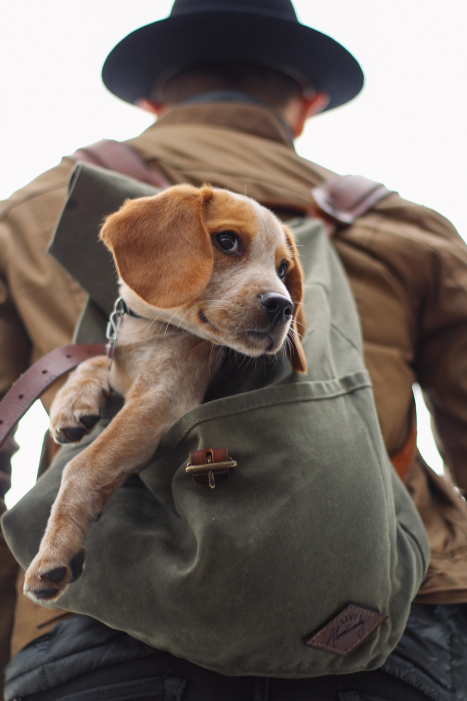
#> input picture Data/dog_backpack.jpg, 934 x 1401 px, found by its file name (shown at 1/2 size)
$ jupyter execute --allow-errors 'Image Basics with openCV.ipynb'
#> lines starting #> are read from the running program, lines starting #| are printed output that depends on the picture; after the words box and inside, x2 and y2 are one past the last pixel; in counts of white or black regions, pixels touching at a corner belong together
[cell 1]
### Image Basics with OpenCV

#### Goals
#### Begin bulding an understaning of how to use opencv library
#### Specifically how to open images and draw on them
#### Directly interact with an image through callback

#### OpenCV(Open source Computer Vision)
#### libraby of programming functions mailnly aimed at real-time computer vision(Computer vision: Using a computer to analyse images and videos in the same way as human does) Created by Intel in 1999, written in C++

####  Intro to images-openCV basics- opening image files

[cell 2]
import numpy as np
import matplotlib.pyplot as plt
import cv2

[cell 3]
# most common open cv error
#if u give wrong path for the image
img = cv2.imread("C:/Users/vasukisriram/Downloads/test/00.png")
type(img)

[cell 4]
# If type of an image returns NoneType which means your image path is not correct
img1 = cv2.imread('../Data/1.jpg') # there is no image called 1.jpg
type(img1)

#> (a cell that did not finish here is left out)

#> (a cell that did not finish here is left out)

[cell 7]
## read image as grayscale
#default imshow takes darker values and shows them in blue lighter values in yellowish
img_gray = cv2.imread("C:/Users/vasukisriram/Downloads/test/00.png",cv2.IMREAD_GRAYSCALE)
#> (the rest of this cell did not finish here and is left out)

#> (a cell that did not finish here is left out)

#> (a cell that did not finish here is left out)

#> (a cell that did not finish here is left out)

[cell 11]
## resize with particular ratio
w_ratio = 0.5
h_ratio = 0.5
#> (the rest of this cell did not finish here and is left out)

#> (a cell that did not finish here is left out)

#> (a cell that did not finish here is left out)

#> (a cell that did not finish here is left out)

[cell 15]
# waitkey window displaying image name as puppy
img = cv2.imread("C:/Users/vasukisriram/Downloads/test/00.png")
import cv2
cv2.imshow('Puppy',img)
cv2.waitKey()

[cell 16]
# saving as new image
# cv2.imwrite('flip.jpg',n_img)

# larger display size
fig = plt.figure(figsize=(10,8))
fig = plt.figure(figsize=(20,50))
ax = fig.add_subplot(111)
#> (the rest of this cell did not finish here and is left out)

[cell 17]
####  Drawing on Images Basic shapes-Text-Polygons

# create a blank image
blank_img = np.zeros(shape=(512,512,3),dtype=np.int16)
plt.imshow(blank_img)

[cell 18]
blank_img.shape

[cell 19]
#draw rectangle on the blank image

# Syntax: cv2.rectangle(image, start_point, end_point, color, thickness)

# Parameters:
# image: It is the image on which rectangle is to be drawn.
# start_point: It is the starting coordinates of rectangle. The coordinates are represented as tuples of two values i.e. (X coordinate value, Y coordinate value).
# end_point: It is the ending coordinates of rectangle. The coordinates are represented as tuples of two values i.e. (X coordinate value, Y coordinate value).
# color: It is the color of border line of rectangle to be drawn. For BGR, we pass a tuple. eg: (255, 0, 0) for blue color.
# thickness: It is the thickness of the rectangle border line in px. Thickness of -1 px will fill the rectangle shape by the specified color.

# Return Value: It returns an image.
#pt1 - top left corner
#pt2 - bottom right corner
cv2.rectangle(blank_img,pt1 =(200,200),pt2=(300,300),thickness=10,color=(255,0,0))

plt.imshow(blank_img)

[cell 20]
cv2.rectangle(blank_img,(384,0),(510,128),color = (0,255,0),thickness = 5)
cv2.rectangle(blank_img,(200,0),(0,200),(255,0,0),5)
cv2.rectangle(blank_img,(100,500),(0,400),(0,0,255),5)
plt.imshow(blank_img)

[cell 21]
# Syntax: cv2.circle(image, center_coordinates, radius, color, thickness)

# Parameters:
# image: It is the image on which circle is to be drawn.
# center_coordinates: It is the center coordinates of circle. The coordinates are represented as tuples of two values i.e. (X coordinate value, Y coordinate value).
# radius: It is the radius of circle.
# color: It is the color of border line of circle to be drawn. For BGR, we pass a tuple. eg: (255, 0, 0) for blue color.
# thickness: It is the thickness of the circle border line in px. Thickness of -1 px will fill the circle shape by the specified color.
# Return Value: It returns an image.

# draw circles
cv2.circle(blank_img,center=(256,256),radius=50,color=(0,255,0),thickness=5)
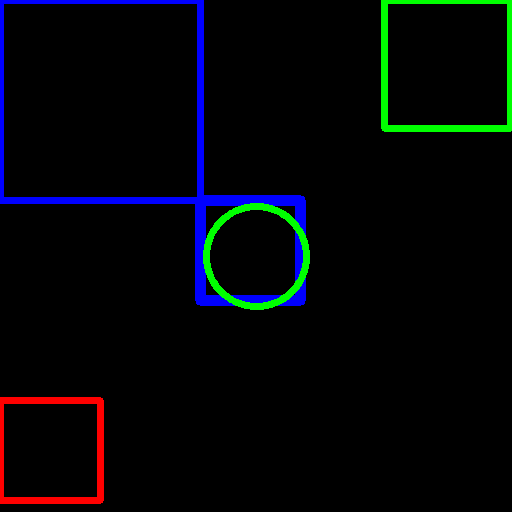
#> blank_img: shape (512, 512, 3) int16; mean of channels 0, 1, 2 7.6, 5, 2.4; drawn as B, G, R

plt.imshow(blank_img)

[cell 22]
## to draw filled in circles are images give thickness as negative 1(-1)
cv2.circle(blank_img,center=(400,400),radius=50,color=(0,255,0),thickness=-1)
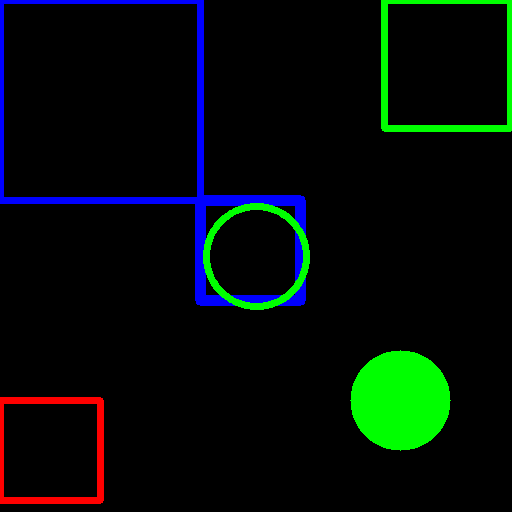
#> blank_img: shape (512, 512, 3) int16; 2.99% of pixels changed, all inside (x1, y1, x2, y2) = (350, 350, 451, 451); drawn as B, G, R
plt.imshow(blank_img)

[cell 23]
# Syntax: cv2.line(image, start_point, end_point, color, thickness)

# Parameters:
# image: It is the image on which line is to be drawn.
# start_point: It is the starting coordinates of line. The coordinates are represented as tuples of two values i.e. (X coordinate value, Y coordinate value).
# end_point: It is the ending coordinates of line. The coordinates are represented as tuples of two values i.e. (X coordinate value, Y coordinate value).
# color: It is the color of line to be drawn. For BGR, we pass a tuple. eg: (255, 0, 0) for blue color.
# thickness: It is the thickness of the line in px.

# Return Value: It returns an image.

# to draw line
cv2.line(blank_img,pt1=(0,0),pt2=(512,512),color=(0,0,255),thickness=3)
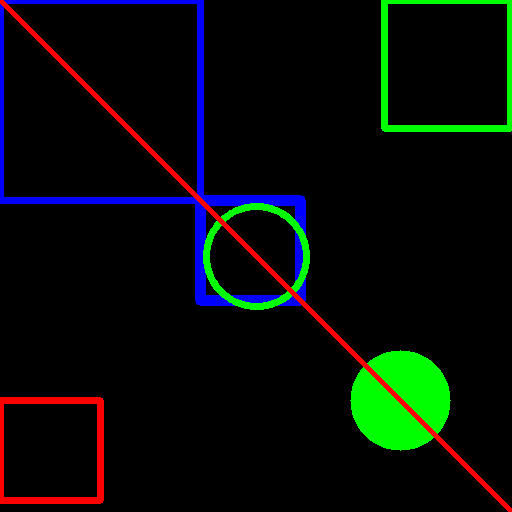
#> blank_img: shape (512, 512, 3) int16; 1.36% of pixels changed, all inside (x1, y1, x2, y2) = (0, 0, 512, 512); drawn as B, G, R
plt.imshow(blank_img)

[cell 24]
# Syntax: cv2.putText(image, text, org, font, fontScale, color[, thickness[, lineType[, bottomLeftOrigin]]])

# Parameters:
# image: It is the image on which text is to be drawn.
# text: Text string to be drawn.
# org: It is the coordinates of the bottom-left corner of the text string in the image. The coordinates are represented as tuples of two values i.e. (X coordinate value, Y coordinate value).
# font: It denotes the font type. Some of font types are FONT_HERSHEY_SIMPLEX, FONT_HERSHEY_PLAIN, , etc.
# fontScale: Font scale factor that is multiplied by the font-specific base size.
# color: It is the color of text string to be drawn. For BGR, we pass a tuple. eg: (255, 0, 0) for blue color.
# thickness: It is the thickness of the line in px.
# lineType: This is an optional parameter.It gives the type of the line to be used.
# bottomLeftOrigin: This is an optional parameter. When it is true, the image data origin is at the bottom-left corner. Otherwise, it is at the top-left corner.

# Return Value: It returns an image.

# add text to image
font = cv2.FONT_HERSHEY_SIMPLEX
cv2.putText(blank_img,text='Arey!!!',org=(10,400),fontFace = font,
            fontScale=4,color=(255,255,255),thickness = 3,\
            lineType=cv2.LINE_AA)
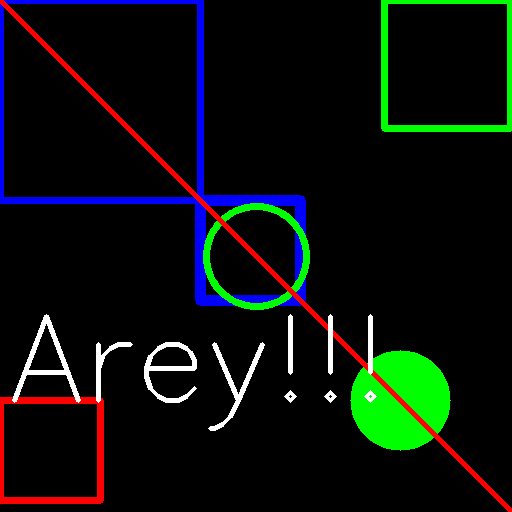
#> blank_img: shape (512, 512, 3) int16; 1.7% of pixels changed, all inside (x1, y1, x2, y2) = (12, 314, 377, 431); drawn as B, G, R
plt.imshow(blank_img)

[cell 25]
## custom polygons
new_bl_img = np.zeros(shape=(512,512,3),dtype=np.int32)
plt.imshow(new_bl_img)

[cell 26]
vertices = np.array([[100,300],[200,200],[400,100],[300,400]],dtype=np.int32)
vertices

[cell 27]
# cv2 needs a 3 dimension whereas our vertices are in 2 D
pts = vertices.reshape((-1,1,2))
pts.shape

[cell 28]
# Syntax: cv2.polylines(image, [pts], isClosed, color, thickness)

# Parameters:
# image: It is the image on which circle is to be drawn.
# pts: Array of polygonal curves.
# npts: Array of polygon vertex counters.
# ncontours: Number of curves.
# isClosed: Flag indicating whether the drawn polylines are closed or not. If they are closed, the function draws a line from the last vertex of each curve to its first
# vertex.
# color: It is the color of polyline to be drawn. For BGR, we pass a tuple.
# thickness: It is thickness of the polyline edges.

cv2.polylines(new_bl_img,[pts],isClosed= True,color=(255,255,255),thickness=10)
plt.imshow(new_bl_img)
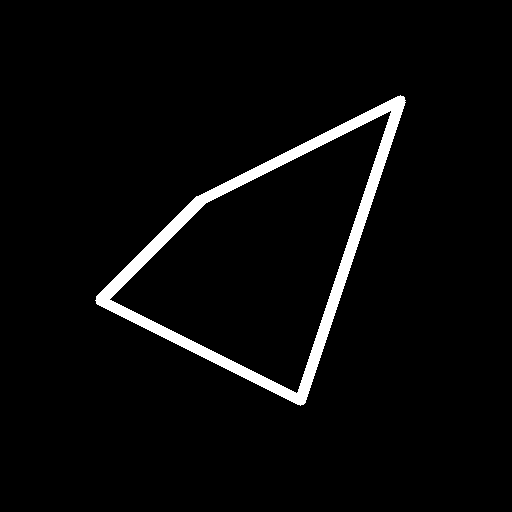
#> shown: shape (512, 512, 3); 3.7% white; 1 white region, box (x1, y1, x2, y2) and area: (95, 95, 406, 406) 9734

[cell 29]
blank_img1 = np.zeros((512,512,3),np.int32)
vertices = np.array([[100,300],[200,200],[400,300],[200,400]],np.int32)
pts = vertices.reshape((-1,1,2))
pts
cv2.polylines(blank_img,[pts],True,(0,255,0),5)
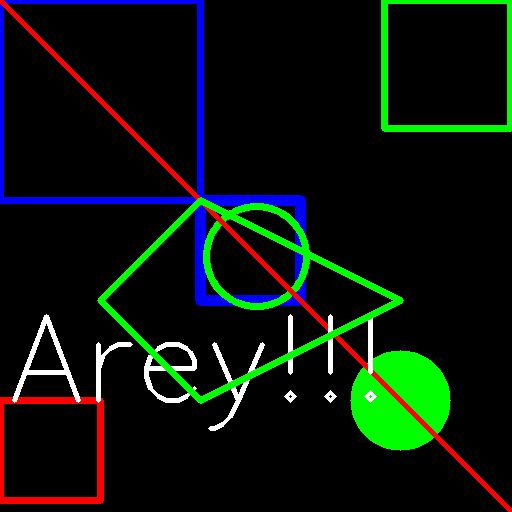
#> blank_img: shape (512, 512, 3) int16; 1.78% of pixels changed, all inside (x1, y1, x2, y2) = (97, 197, 404, 404); drawn as B, G, R
plt.imshow(blank_img)
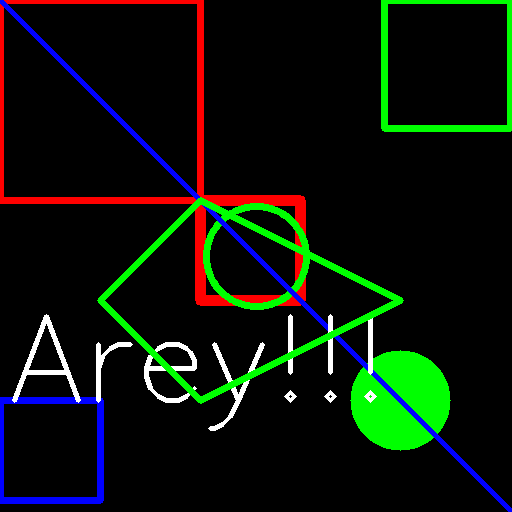
#> shown: shape (512, 512, 3); mean R, G, B 11.3, 20.5, 9.7

[cell 30]
####  Drawing on Images with Mouse

import cv2
import numpy as np

###############
## FUNCTION ##
################

# [4 lines left out: function draw_circle, not called in this run]

cv2.namedWindow(winname='My_drawing')
cv2.setMouseCallback('My_drawing',draw_circle)

##############################
## SHOWING IMAGE WITH OPENCV ##
########################

img = np.zeros((512,512,3),dtype=np.int8)
while True:
    cv2.imshow("My_drawing",img)

    if cv2.waitKey(20) & 0xFF == ord('q'): # press q to close the waitkey window
#> (key q is pressed here)
        break
cv2.destroyAllWindows()

[cell 31]
import cv2
import numpy as np

###############
## FUNCTION ##
################

# [7 lines left out: function draw_circle, not called in this run]

cv2.namedWindow(winname='My_drawing')
cv2.setMouseCallback('My_drawing',draw_circle)

##############################
## SHOWING IMAGE WITH OPENCV ##
########################
img = np.zeros((512,512,3),dtype=np.int8)
while True:
    cv2.imshow("My_drawing",img)

    if cv2.waitKey(20) & 0xFF == ord('q'):
#> (key q is pressed here)
        break
cv2.destroyAllWindows()

[cell 32]
# DIRECT DRAWING CONTINUOUS

import numpy as np
import cv2

# variables

drawing = False
ix,iy = -1,-1

# Function
# [12 lines left out: function draw_rect, not called in this run]

#section for shwoing the image
img = np.zeros((512,512,3),dtype=np.int8)

cv2.namedWindow(winname = 'my_drawing')
cv2.setMouseCallback('my_drawing',draw_rect)

while True:

    cv2.imshow('my_drawing',img)
    if cv2.waitKey(20) & 0xFF == ord('q'):
#> (key q is pressed here)
        break
cv2.destroyAllWindows()

[cell 33]
### Image Basics Assessment
#### Complete the Tasks in bold below. Keep in mind, you may need to run some of these tasks as Python scripts.

# TASK: Open the dog_backpack.jpg image from the DATA folder and display it in the notebook. Make sure to correct for the RGB order
import cv2
import matplotlib.pyplot as plt
import numpy as np

img = cv2.imread('C:/Users/vasukisriram/Downloads/Python OpenCV DL # DATA GH/Data/dog_backpack.jpg')
#> img is the input picture: shape (1401, 934, 3); mean B, G, R 99.5, 106.7, 118.1
plt.imshow(img)

[cell 34]
# Syntax: cv2.cvtColor(src, code[, dst[, dstCn]])

# Parameters:
# src: It is the image whose color space is to be changed.
# code: It is the color space conversion code.
# dst: It is the output image of the same size and depth as src image. It is an optional parameter.
# dstCn: It is the number of channels in the destination image. If the parameter is 0 then the number of the channels is derived automatically from src and code. It is an optional parameter.

# Return Value: It returns an image.

fixed_img = cv2.cvtColor(img,cv2.COLOR_BGR2RGB)
plt.imshow(fixed_img)

[cell 35]
# TASK: Flip the image upside down and display it in the notebook
plt.imshow(cv2.flip(fixed_img,0))

# TASK: Draw an empty RED rectangle around the dogs face and display the image in the notebook.
plt.imshow(cv2.rectangle(fixed_img,pt1=(200,380),pt2=(600,700),color=(255,0,0),thickness=10))
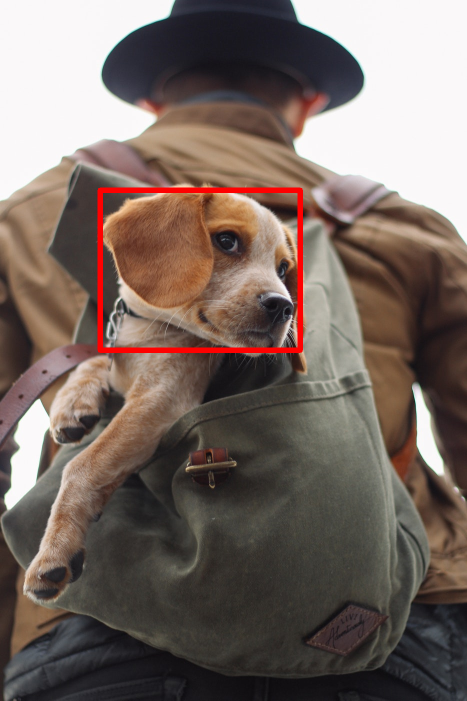
#> fixed_img: shape (1401, 934, 3) (shown at 1/2 size); mean R, G, B 119.6, 105.4, 98.4

# TASK: Draw a BLUE TRIANGLE in the middle of the image. The size and angle is up to you, but it should be a triangle (three sides) in any orientation
vertices = np.array([[250,700],[400,400],[600,700]],dtype = np.int32)
pts = np.reshape(vertices,(-1,1,2))
pts.shape
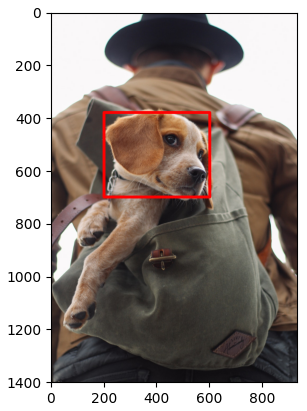
#> figure drawn by matplotlib, 1 panel

[cell 36]
o_img = cv2.cvtColor(img,cv2.COLOR_BGR2RGB)

# Syntax: cv2.polylines(image, [pts], isClosed, color, thickness)

# Parameters:
# image: It is the image on which circle is to be drawn.
# pts: Array of polygonal curves.
# npts: Array of polygon vertex counters.
# ncontours: Number of curves.
# isClosed: Flag indicating whether the drawn polylines are closed or not. If they are closed, the function draws a line from the last vertex of each curve to its first
# vertex.
# color: It is the color of polyline to be drawn. For BGR, we pass a tuple.
# thickness: It is thickness of the polyline edges.

plt.imshow(cv2.polylines(o_img,[pts],isClosed=True,color=(0,0,255),thickness = 10))

[cell 37]
#  Can you figure our how to fill in this triangle? It requires a different function
# SYNTAX cv2.fillPoly(img, pts, color[, lineType[, shift[, offset]]]) → None
o_img = cv2.cvtColor(img,cv2.COLOR_BGR2RGB)
plt.imshow(cv2.fillPoly(o_img,[pts],color=(0,0,255)))
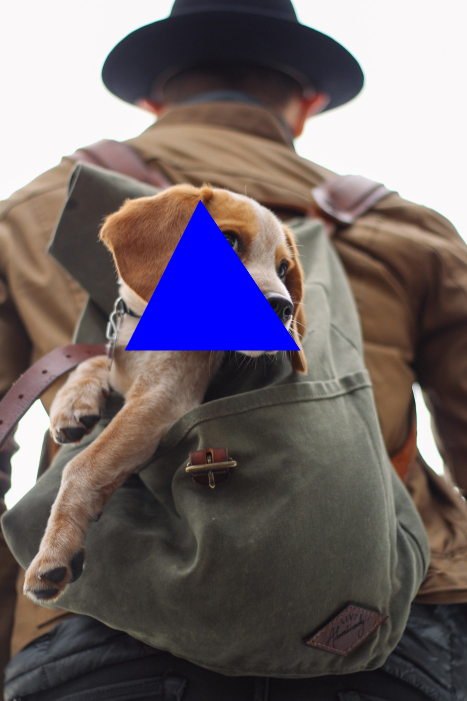
#> o_img: shape (1401, 934, 3) (shown at 1/2 size); mean R, G, B 112.8, 102.7, 106.6

[cell 38]
# TASK: (NOTE: YOU WILL NEED TO RUN THIS AS A SCRIPT).
# Create a script that opens the picture and allows you to draw empty red circles whever you click the RIGHT MOUSE BUTTON DOWN.
import numpy as np
import cv2

# [4 lines left out: function draw_circle, not called in this run]

cv2.namedWindow(winname='task')
cv2.setMouseCallback('task',draw_circle)
while True:
    cv2.imshow('task',img)
    if cv2.waitKey(20) & 0xFF == ord('q'):
#> (key q is pressed here)

$ run again, with Data/00-puppy.jpg copied over Data/dog_backpack.jpg
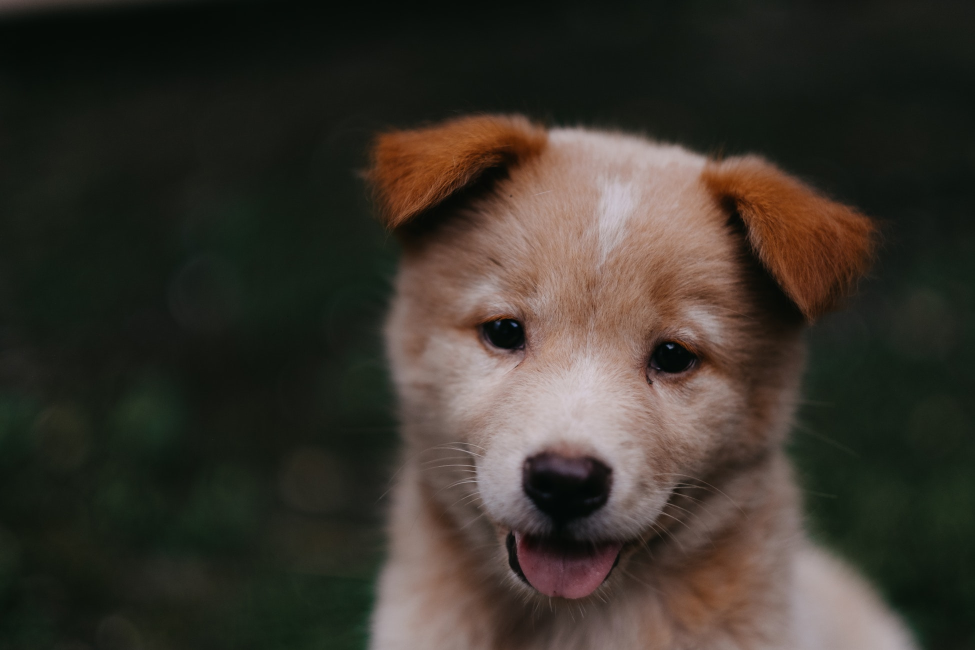
#> input picture Data/00-puppy.jpg, 1950 x 1300 px, found by its file name (shown at 1/2 size)
#> img is the input picture: shape (1300, 1950, 3); mean B, G, R 43.8, 51.8, 57.3
#> `[cell 35]`:
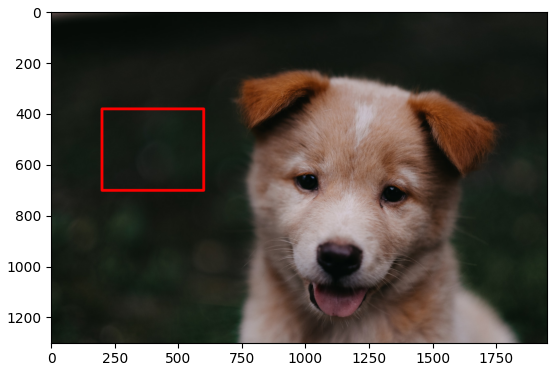
#> figure drawn by matplotlib, 1 panel
#> `plt.imshow(cv2.fillPoly(o_img,[pts],color=(0,0,255)))`:
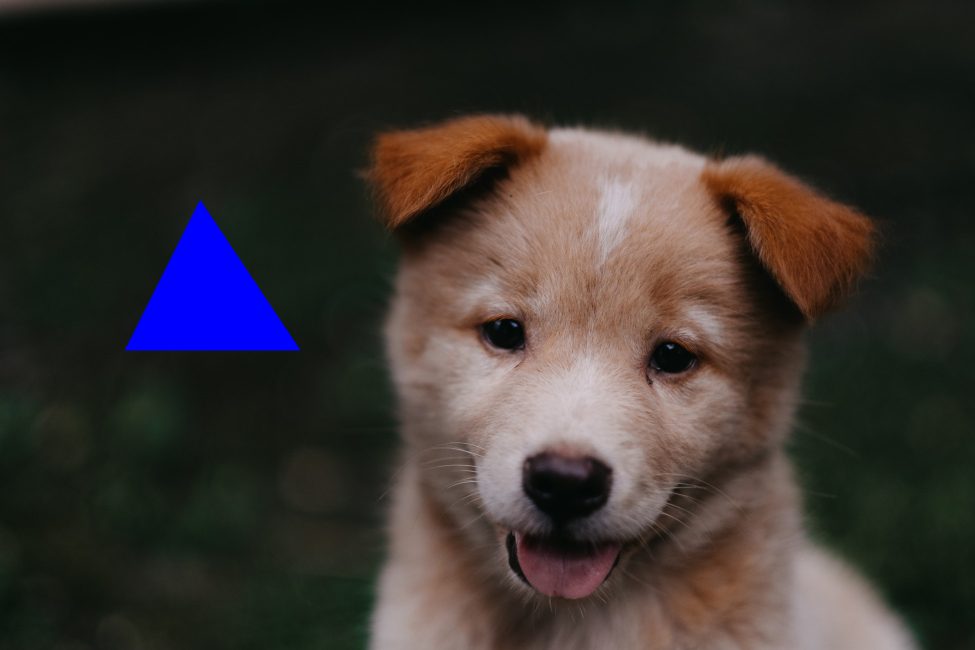
#> o_img: shape (1300, 1950, 3) (shown at 1/2 size); mean R, G, B 56.8, 51.2, 48.6

$ run again, with Data/giraffes.jpg copied over Data/dog_backpack.jpg
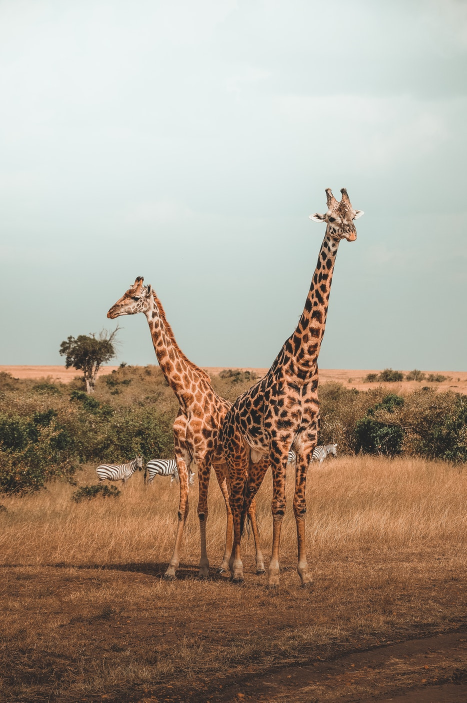
#> input picture Data/giraffes.jpg, 933 x 1405 px, found by its file name (shown at 1/2 size)
#> img is the input picture: shape (1405, 933, 3); mean B, G, R 141.5, 156.6, 170.1
#> `plt.imshow(cv2.fillPoly(o_img,[pts],color=(0,0,255)))`:
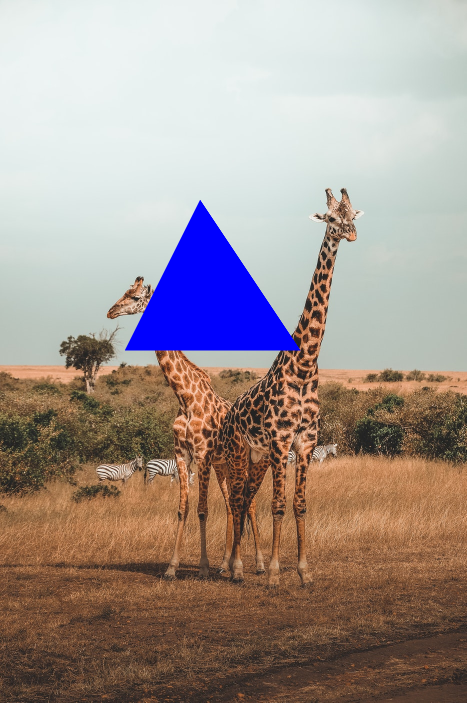
#> o_img: shape (1405, 933, 3) (shown at 1/2 size); mean R, G, B 162.2, 148.6, 144.1
